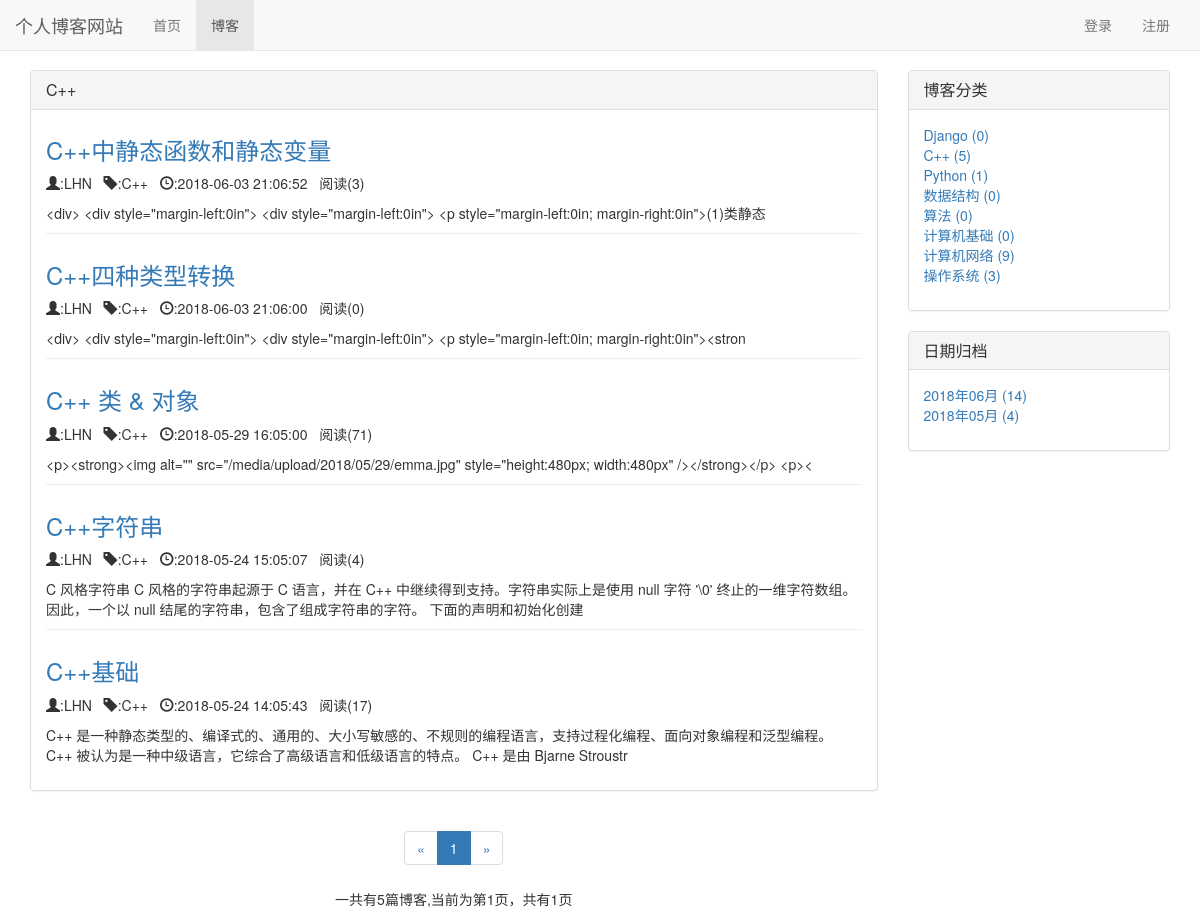
Page /blog/type/2 on the committed database.
### blog/models.py (models this page shows, shortened)
class BlogType(models.Model):
    type_name=models.CharField(max_length=20)

class Blog(models.Model,ReadNumExpandMethod):
    title = models.CharField(max_length=50)
    blog_type = models.ForeignKey(BlogType,on_delete=models.CASCADE)
    content = RichTextUploadingField()
    author = models.ForeignKey(User,on_delete=models.CASCADE)
    read_details = GenericRelation(ReadDetail)
    created_time = models.DateTimeField(auto_now_add=True)
    last_updated_time = models.DateTimeField(auto_now=True)
    class Meta:
        ordering = ['-last_updated_time']

### read_statistics/models.py (models this page shows)
class ReadNum(models.Model):
    read_num = models.IntegerField(default=0)
    content_type = models.ForeignKey(ContentType, on_delete=models.CASCADE)
    object_id = models.PositiveIntegerField()
    content_object = GenericForeignKey('content_type', 'object_id')

### blog/views.py (the view)
# urls.py: path('type/<int:blog_type_pk>',views.blog_with_type,name="blog_with_type"),
def blog_with_type(request,blog_type_pk):
    blog_type=get_object_or_404(BlogType,pk=blog_type_pk)
    blogs_all_list = Blog.objects.filter(blog_type=blog_type)
    context = {}
    context = blog_base(request,blogs_all_list)
    context['blog_type'] = blog_type
    return render(request,'blog/blog_with_type.html', context)

### read_statistics/models.py (called while the page is built)
    def get_read_num(self):
        try:
            ct = ContentType.objects.get_for_model(self)
            rn = ReadNum.objects.get(content_type=ct,object_id=self.pk)
            return rn.read_num
        except exceptions.ObjectDoesNotExist:
            return 0

### user/context_processors.py (called while the page is built)
def login_model_form(request):
    return {'login_model_form': LoginForm()}

### templates/blog/blog_with_type.html (shortened to what this page needs)
{% extends 'base.html' %}
{% block nav_blog_active %}
    active
{% endblock %}
{% block content %}
    <div class="container">
        <link rel="stylesheet" href="/static/blog.css">
        <div class="row">
            <div class="col-xs-12 col-sm-8 col-md-9 col-lg-9">
                 <div class="panel panel-default">
                     <div class="panel-heading">
                         <h3 class="panel-title">{{ blog_type.type_name }}</h3>
                     </div>
                     <div class="panel-body">
                         <ul style="list-style-type: none">
                         {% for blog in blogs %}
                             <div class="blog">
                                 <h3><a href="{% url 'blog_detail' blog.pk %}">{{ blog.title }}</a></h3>
                                 <p class="blog-info">
                                     <span class="glyphicon glyphicon-user"></span>:{{ blog.author }}&nbsp&nbsp
                                     <span class="glyphicon glyphicon-tag"></span>:{{ blog.blog_type.type_name }}&nbsp&nbsp
                                     <span class="glyphicon glyphicon-time"></span>:{{ blog.created_time|date:"Y-m-d H:m:s" }}&nbsp&nbsp
                                    阅读({{ blog.get_read_num }})
                                 </p>
                                 <p>{{ blog.content|truncatechars:120 }}</p>
                             </div>
                             {% empty %}
                             <p>--暂无博客，敬请期待--</p>
                        {% endfor %}
                        </ul>
                     </div>
                 </div>
                <div class="page">
                    <ul class="pagination">
                        <li>
                            {% if page_of_blogs.has_previous %}
                                    <a href="?page={{ page_of_blogs.previous_page_number }}" aria-label="Previous">
                                        <span aria-hidden="true">&laquo;</span></a>
                            {% else %}
                                <span aria-hidden="true">&laquo;</span>
                            {%  endif %}
                        </li>
                        {% for page_num in page_range %}
                            {% if page_num == page_of_blogs.number %}
                                <li class="active"><span>{{ page_num }}</span></li>
                            {% else %}
                                {% if page_num == '...' %}
                                    <li><span>{{ page_num }}</span></li>
                                {% else %}
                                    <li><a href="?page={{ page_num }}">{{ page_num }}</a></li>
                                {% endif %}
                            {% endif %}
                        {% endfor %}
                        <li>
                            {% if page_of_blogs.has_next %}
                                <a href="?page={{ page_of_blogs.next_page_number }}" aria-label="Next">
                                    <span aria-hidden="true">&raquo;</span></a>
                            {% else %}
                                <span aria-hidden="true">&raquo;</span>
                            {%  endif %}
                        </li>
                    </ul>
                    <p>一共有{{ page_of_blogs.paginator.count }}篇博客,当前为第{{ page_of_blogs.number }}页，共有{{ page_of_blogs.paginator.num_pages }}页</p>
                </div>
            </div>
            <div class="hidden-xs col-sm-4 col-md-3 col-lg-3">
                <div class="panel panel-default">
                    <div class="panel-heading">
                        <h3 class="panel-title">博客分类</h3>
                    </div>
                    <div class="panel-body">
                       <ul class="blog-types">
                        {% for blog_type in blog_types %}
                            <li>
                                <a href="{% url 'blog_with_type' blog_type.pk%}">
                                    {{ blog_type.type_name }} ({{ blog_type.blog_count }})
                                </a>
                            </li>
                            {% empty %}
                                <li>暂无分类</li>
                        {% endfor %}
                       </ul>
                    </div>
                </div>
                <div class="panel panel-default">
                    <div class="panel-heading"><h3 class="panel-title">日期归档</h3></div>
                    <div class="panel-body">
                       <ul style="list-style-type: none">
                           {% for blog_date,blog_count in blog_dates.items %}
                               <li>
                                   <a href="{% url 'blog_with_date' blog_date.year blog_date.month %}">
                                       {{ blog_date|date:"Y年m月" }} ({{ blog_count }})
                                   </a>
                               </li>
                           {% endfor %}
                       </ul>
                    </div>
                </div>
            </div>
        </div>
    </div>
{% endblock %}

### static/base.css (style rules this page uses)
* { margin: 0; padding: 0 }
body { margin-top: 70px!important; }

### static/blog.css (style rules this page uses)
ul.blog-types { list-style-type: none; }
div.blog:not(:last-child) { margin-bottom: 2em; border-bottom: 1px solid #eee; }
div.blog h3 { margin-top: 0.5em; }
div.page { text-align: center; }

### rows in the picture
BlogType: type_name "C++", blog_count "5"
Blog: title "C++中静态函数和静态变量", author "LHN", blog_type.type_name "C++", created_time "2018-06-03 21:06:52", get_read_num "3", content "<div> <div style=\"margin-left:0in\"> <div style=\"margin-left:0in\"> <p style=\"margin-left:0in; margin-right:0in\">(1)类静态"
Blog: title "C++四种类型转换", author "LHN", blog_type.type_name "C++", created_time "2018-06-03 21:06:00", get_read_num "0", content "<div> <div style=\"margin-left:0in\"> <div style=\"margin-left:0in\"> <p style=\"margin-left:0in; margin-right:0in\"><stron"
Blog: title "C++ 类 & 对象", author "LHN", blog_type.type_name "C++", created_time "2018-05-29 16:05:00", get_read_num "71", content "<p><strong><img alt=\"\" src=\"/media/upload/2018/05/29/emma.jpg\" style=\"height:480px; width:480px\" /></strong></p> <p><"
Blog: title "C++字符串", author "LHN", blog_type.type_name "C++", created_time "2018-05-24 15:05:07", get_read_num "4", content "C 风格字符串 C 风格的字符串起源于 C 语言，并在 C++ 中继续得到支持。字符串实际上是使用 null 字符 '\\0' 终止的一维字符数组。因此，一个以 null 结尾的字符串，包含了组成字符串的字符。 下面的声明和初始化创建"
Blog: title "C++基础", author "LHN", blog_type.type_name "C++", created_time "2018-05-24 14:05:43", get_read_num "17", content "C++ 是一种静态类型的、编译式的、通用的、大小写敏感的、不规则的编程语言，支持过程化编程、面向对象编程和泛型编程。 C++ 被认为是一种中级语言，它综合了高级语言和低级语言的特点。 C++ 是由 Bjarne Stroustr"
BlogType: type_name "Django", blog_count "0"
BlogType: type_name "Python", blog_count "1"
BlogType: type_name "数据结构", blog_count "0"
BlogType: type_name "算法", blog_count "0"
BlogType: type_name "计算机基础", blog_count "0"
BlogType: type_name "计算机网络", blog_count "9"
BlogType: type_name "操作系统", blog_count "3"

### other values in the picture
{{ page_num }} "1"
{{ page_of_blogs.paginator.count }} "5"
{{ page_of_blogs.number }} "1"
{{ page_of_blogs.paginator.num_pages }} "1"
{{ blog_date|date:"Y年m月" }} "2018年06月" "2018年05月"
{{ blog_count }} "14" "4"
